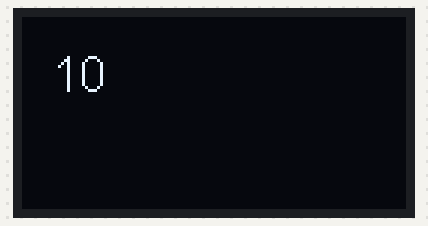
A sketch run on a simulated ESP32. On the bench: 128×64 one-colour display.

Above: at 1.37 s.
At 6.1 s:
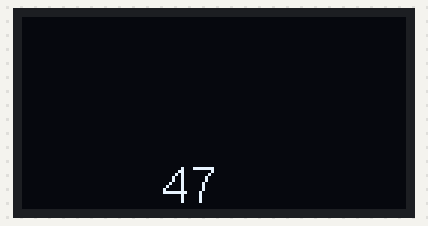
At 10.97 s:
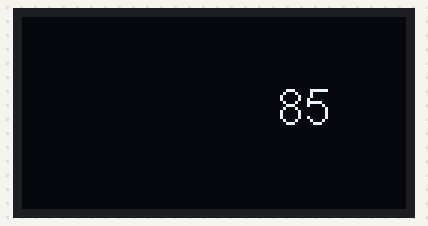
At 20.57 s:
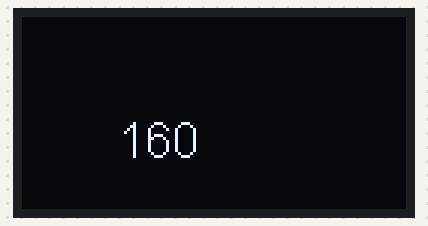
At 30.17 s:
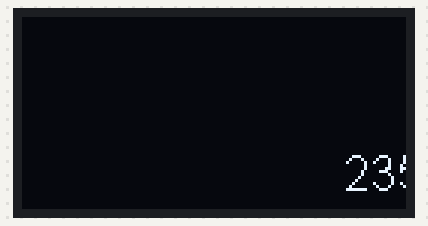
At 39.77 s:
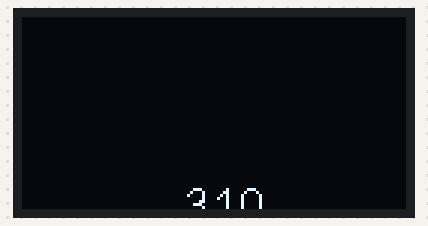

The sketch:

OLED_test.ino
```cpp
#include <Arduino.h>
#include <Wire.h>

// search "SSD1306 esp32" and istall top library
#include <SSD1306.h>

#define SDA_PIN 21
#define SCL_PIN 22
#define OLED_ADDR 0x3c
#define DISP_WIDTH 128
#define DISP_HEIGHT 64

SSD1306  display(OLED_ADDR, SDA_PIN, SCL_PIN);
int counter = 0;

void setup() {
}


void loop() {
  int r = counter % DISP_WIDTH;
  int c = counter % DISP_HEIGHT;

  display.init();
  display.setFont(ArialMT_Plain_16);
  display.drawString(r, c, String(counter++));
  display.display();
  delay(100);
}
```
